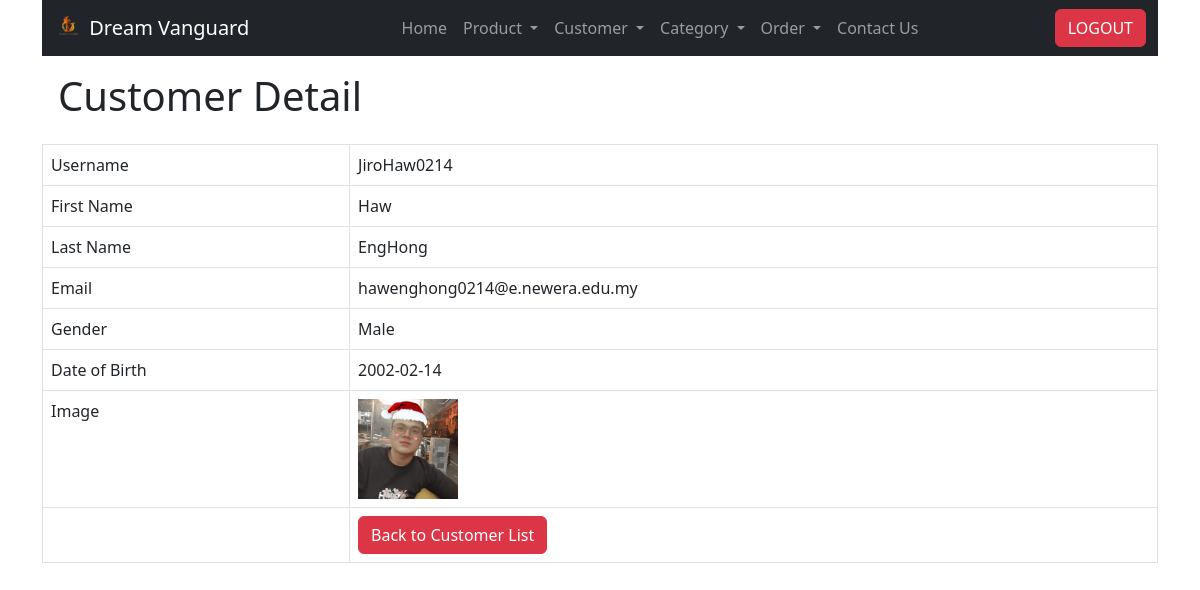
The page /customer_read_one.php?id=31 (signed in) on the database its author committed.
### tables this page shows
CREATE TABLE IF NOT EXISTS `customers` (
  `id` int NOT NULL AUTO_INCREMENT,
  `username` varchar(50) NOT NULL,
  `password` varchar(255) NOT NULL,
  `first_name` varchar(50) NOT NULL,
  `last_name` varchar(50) NOT NULL,
  `email` varchar(50) DEFAULT NULL,
  `gender` enum('Male','Female','Other') NOT NULL,
  `date_of_birth` date NOT NULL,
  `registration_datetime` datetime NOT NULL,
  `account_status` enum('Active','Inactive') NOT NULL,
  `image` varchar(255) NOT NULL,
  PRIMARY KEY (`id`),
  UNIQUE KEY `username` (`username`)
);

### customer_read_one.php (the view, shortened to what this page needs)
<!DOCTYPE HTML>
<html>
<head>
    <link href="https://cdn.jsdelivr.net/npm/bootstrap@5.3.0/dist/css/bootstrap.min.css" rel="stylesheet">
</head>
<body>
    <div class="container">
        <?php
        include 'includes/navbar.php';
        ?>
        <div class="p-3">
            <h1>Customer Detail</h1>
        </div>
        <?php
        $id = isset($_GET['id']) ? $_GET['id'] : die('ERROR: Customer ID not found.');
        include 'config/database.php';
        try {
            $query = "SELECT id, username, first_name, last_name, email, gender, date_of_birth, image FROM customers WHERE id = :id";
            $stmt = $con->prepare($query);
            $stmt->bindParam(":id", $id);
            $stmt->execute();
            $row = $stmt->fetch(PDO::FETCH_ASSOC);
            $username = $row['username'];
            $first_name = $row['first_name'];
            $last_name = $row['last_name'];
            $email = $row['email'];
            $gender = $row['gender'];
            $date_of_birth = $row['date_of_birth'];
            $image = $row['image'];
        }
        catch (PDOException $exception) {
            die('ERROR: ' . $exception->getMessage());
        }
        ?>
        <table class="table table-hover table-responsive table-bordered">
            <tr>
                <td>Username</td>
                <td><?php echo htmlspecialchars($username, ENT_QUOTES); ?></td>
            </tr>
            <tr>
                <td>First Name</td>
                <td><?php echo htmlspecialchars($first_name, ENT_QUOTES); ?></td>
            </tr>
            <tr>
                <td>Last Name</td>
                <td><?php echo htmlspecialchars($last_name, ENT_QUOTES); ?></td>
            </tr>
            <tr>
                <td>Email</td>
                <td><?php echo htmlspecialchars($email, ENT_QUOTES); ?></td>
            </tr>
            <tr>
                <td>Gender</td>
                <td><?php echo htmlspecialchars($gender, ENT_QUOTES); ?></td>
            </tr>
            <tr>
                <td>Date of Birth</td>
                <td><?php echo htmlspecialchars($date_of_birth, ENT_QUOTES); ?></td>
            </tr>
            <tr>
                <td>Image</td>
                <td>
                    <?php
                    if (!empty($image)) {
                        echo "<img src='uploads/{$image}' width='100' height='100' />";
                    } else {
                        echo '<img src="img/customer.jpg" height="100px" alt="">';
                    }
                    ?>
                </td>
            </tr>
            <tr>
                <td></td>
                <td>
                    <a href="customer_read.php" class="btn btn-danger">Back to Customer List</a>
                </td>
            </tr>
        </table>
    </div>
</body>
</html>

### includes/navbar.php (style rules this page uses)
a { text-decoration: none; color: black; }

### rows shown on the page
customers: username "JiroHaw0214", first_name "Haw", last_name "EngHong", email "hawenghong0214@e.newera.edu.my", gender "Male", date_of_birth "2002-02-14", image (picture)
